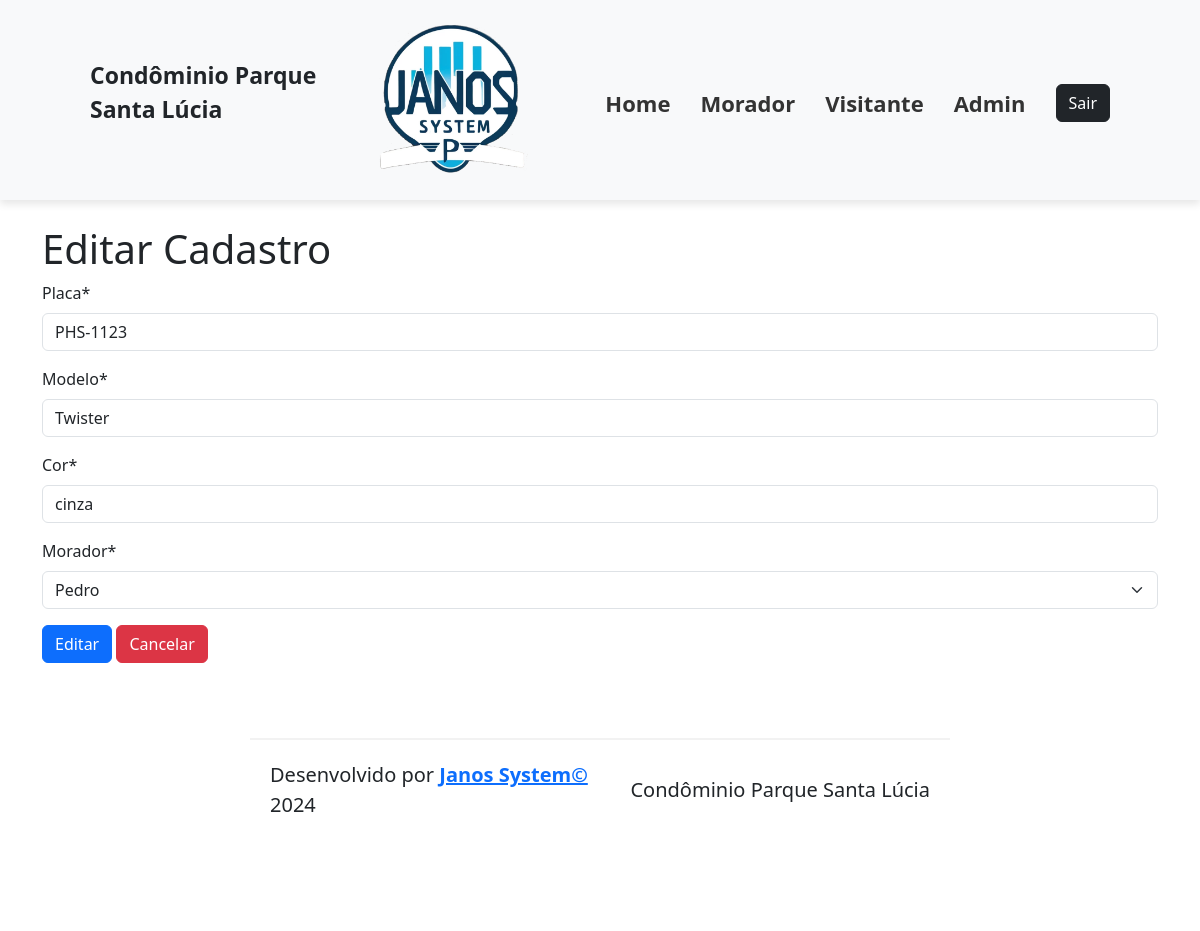
Page /motos-edicao/1 on the committed database.
### cadastros/models.py (models this page shows, shortened)
class Moto(models.Model):
    morador = models.ForeignKey(Morador, on_delete=models.CASCADE)
    modelo = models.CharField(verbose_name="Modelo", max_length=10, null=False, blank=False)
    placa = models.CharField(verbose_name="Placa", max_length=8, null=False, blank=False)
    cor = models.CharField(verbose_name="Cor", max_length=10, null=False, blank=False)

### cadastros/views.py (the view)
# urls.py: path("motos-edicao/<int:pk>", MotoUptadeView.as_view(), name="motos_edicao",),
class MotoUptadeView(UpdateView):
    model = Moto
    fields = ["placa", "modelo", "cor", "morador"]
    success_url = reverse_lazy("motos_lista")

### cadastros/models.py (called while the page is built)
    def __str__(self):
        return f"{self.nome}"

### cadastros/Templates/cadastros/moto_form.html (shortened to what this page needs)
{% extends 'base.html' %}
{% load static %}
{% load crispy_forms_tags %}
{% block content %}
    {% if moto.pk %}
		<h1> Editar Cadastro </h1>
	{% else %}
        <h1> Cadastro de Motos </h1>
                <p>Cadastro das motos 'portaria'</p>
        <h1> Nova moto </h1>
	{% endif %}
    <form method="POST">
        {{ form| crispy }}
        {% if moto.pk %}
            <button type="submit" class="btn btn-primary" >Editar</button>
            <a href="{% url 'motos_lista' %}" class="btn btn-danger">Cancelar</a>
        {% else %}
            <button type="submit" class="btn btn-primary" >Cadastrar</button>
            <a href="{% url 'motos_cadastro' %}" class="btn btn-danger">Cancelar</a>
            <a href="{% url 'motos_lista' %}" class="btn btn-secondary">Motos Cadastrados</a>
        {% endif %}
    </form>
{% endblock content %}

### rows in the picture
Moto: placa "PHS-1123", modelo "Twister", cor "cinza", morador "Pedro"
